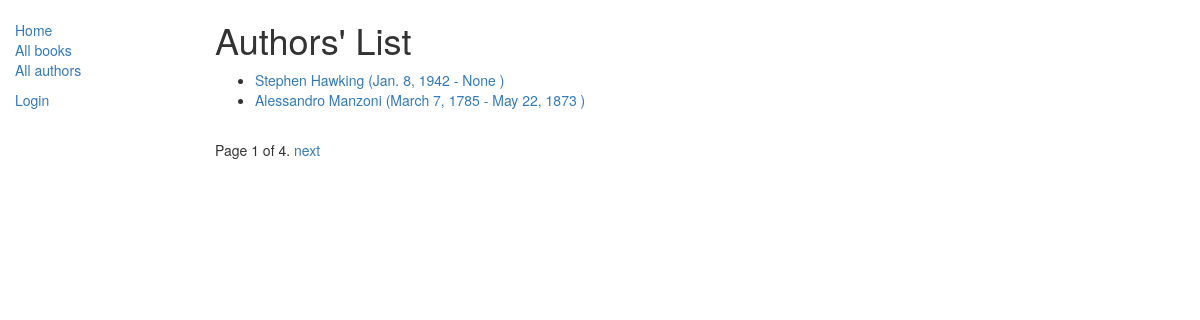
Screenshot of /catalog/authors/ with the database file from the repository.
### catalog/models.py (models this page shows, shortened)
class Author(models.Model):
    first_name = models.CharField(max_length=100)
    last_name = models.CharField(max_length=100)
    date_of_birth = models.DateField(null = True, blank = True)
    date_of_death = models.DateField('Died', null = True, blank = True)
    def get_absolute_url(self):
        return reverse('author-detail', args=[str(self.id)])

### catalog/views.py (the view)
# urls.py: url('authors/', views.AuthorListView.as_view(), name='authors'),
class AuthorListView(generic.ListView):
	model = Author
	paginate_by = 2

### catalog/templates/catalog/author_list.html (shortened to what this page needs)
{% extends "base_generic.html" %}
{% block content %}
    <h1>Authors' List</h1>
    {% if author_list %}
    <ul>
      {% for author in author_list %}
      <li>
        <a href="{{ author.get_absolute_url }}">{{ author.first_name }} {{ author.last_name}} ({{ author.date_of_birth }} - {{ author.date_of_death}} )</a>
      </li>
      {% endfor %}
    </ul>
    {% else %}
      <p>There are no authors in the library.</p>
    {% endif %}
{% endblock %}

### rows the page displays
Author: first_name "Stephen", last_name "Hawking", date_of_birth "Jan. 8, 1942", date_of_death "None"
Author: first_name "Alessandro", last_name "Manzoni", date_of_birth "March 7, 1785", date_of_death "May 22, 1873"

### other values shown
{{ page_obj.number }} "1"
{{ page_obj.paginator.num_pages }} "4"
